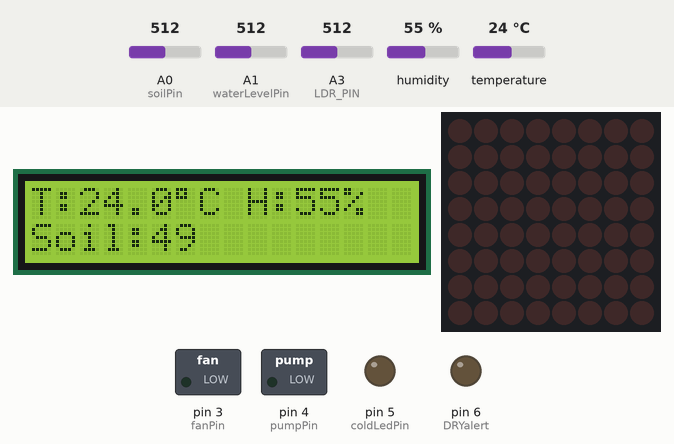
This sketch was run on a simulated Arduino Uno, built with avr-gcc and run on an emulated ATmega328P. On the bench: 16×2 character LCD, 8×8 LED matrix, switched loads named in the sketch (green lamp = pin HIGH), output pins drawn as LEDs (lit = HIGH). The test bench sets the inputs (shaded band); at power-on: A3 (LDR_PIN) = 512, temperature 24 °C, A0 (soilPin) = 512, A1 (waterLevelPin) = 512, humidity 55 %. What the sketch prints to the serial monitor is not drawn.

Above: at 3.2 s.
3.3 s: A3 (LDR_PIN) set to 490
At 9.8 s:
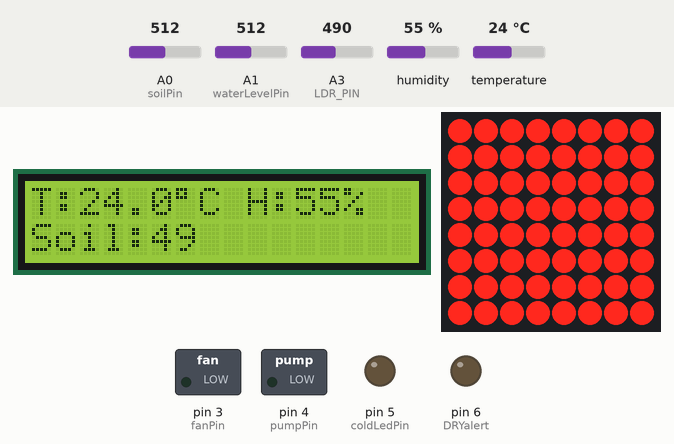
12.6 s: A3 (LDR_PIN) set to 710
At 16.8 s:
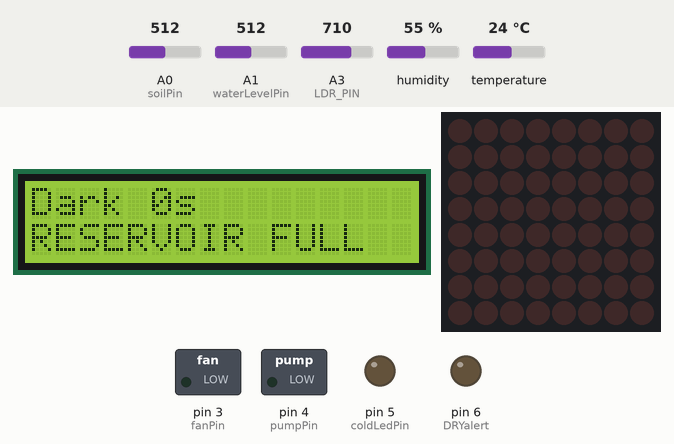
21.2 s: temperature set to 21 °C
At 22.5 s:
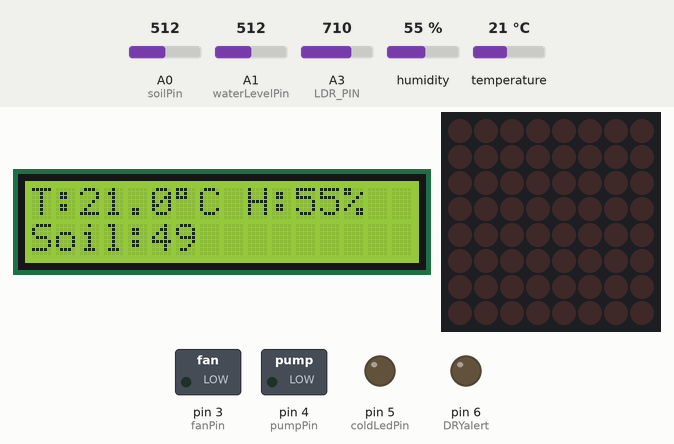
26.2 s: temperature set to 18 °C
At 31.7 s:
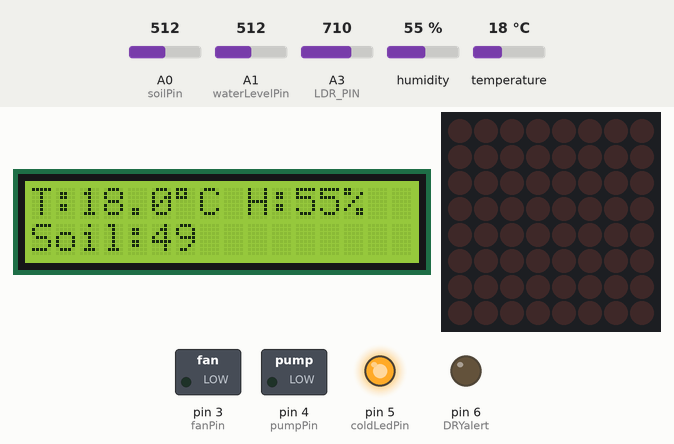
35.5 s: A0 (soilPin) set to 682
At 39.7 s:
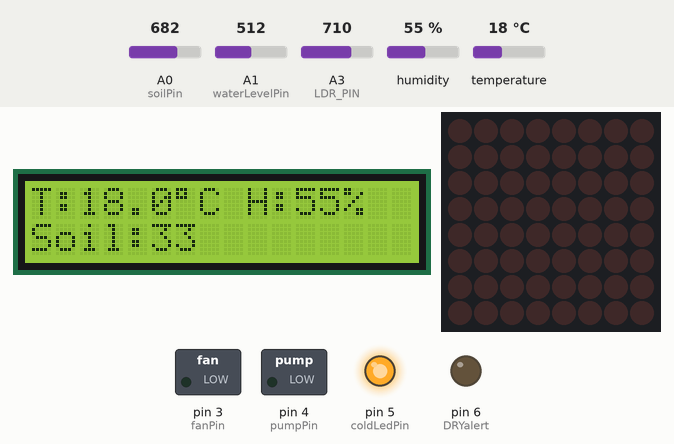
42.1 s: A0 (soilPin) set to 716
At 43.2 s:
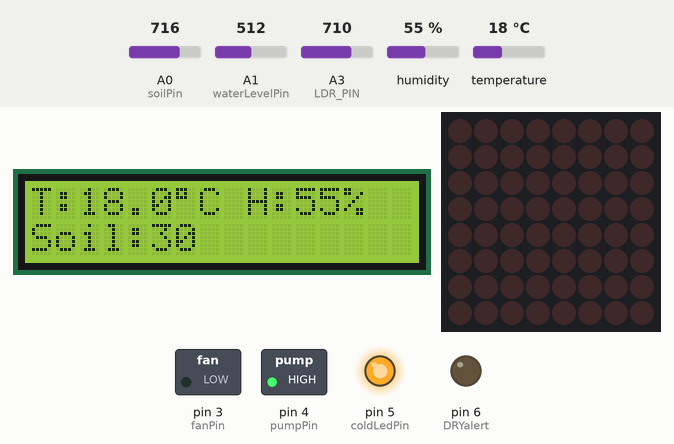
Timing chart, 0 to 45.1 s (numbered marks = the images above; inputs shaded):
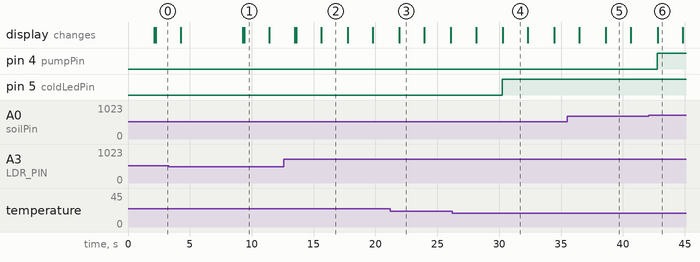

Measured:
- the behaviour switches between 500 and 499 on A3 (LDR_PIN) (found by bisection; images 0 and 1)
- the behaviour switches between 20 and 19 °C on temperature (found by bisection; images 3 and 4)
- the behaviour switches between 700 and 701 on A0 (soilPin) (found by bisection; images 5 and 6)
- after the input at 12.6 s, the display: changes after 0.86 s (image 2)
- after the input at 21.2 s, the display: changes after 0.73 s (image 3)
- after the input at 26.2 s, pin 5 (coldLedPin): LOW → HIGH after 4.1 s; the display: first differs from a run without the input after 4.1 s (image 4)
- after the input at 35.5 s, the display: first differs from a run without the input after 3.1 s (image 5)
- after the input at 42.1 s, pin 4 (pumpPin): LOW → HIGH after 0.67 s; the display: changes after 0.70 s (image 6)

The sketch:

SystemEntretienDePlante.ino
```cpp
#include <Wire.h>
#include <LiquidCrystal_I2C.h>
#include "DHT.h"
#include <LedControl.h>

// =============== LCD Setup ==================
LiquidCrystal_I2C lcd(0x27, 16, 2); // Adjust 0x27 if your LCD has another address

// =============== DHT11 Setup =================
#define DHTPIN 2    // DHT11 data pin (example: D2)
#define DHTTYPE DHT11
DHT dht(DHTPIN, DHTTYPE);

// =============== Moisture + Water Level Setup ==========
int soilPin = A0;
int waterLevelPin = A1;
int soilValue;
int waterLevelValue;
int pumpPin = 4;
int DRYalert = 6;

// =============== Light Sensor + LED Matrix Setup ========
LedControl lc = LedControl(11, 13, 12, 1);
int LDR_PIN = A3;
int ldrThreshold = 500;

// =============== Fan Control ============
int fanPin = 3;
int coldLedPin = 5;

// =============== Time Counters =============
unsigned long lightStartTime = 0;
unsigned long darkStartTime = 0;
bool isLight = false;
bool isDark = false;
unsigned long lightDuration = 0;
unsigned long darkDuration = 0;

void setup() {
  Serial.begin(9600);

  // LCD
  lcd.init();
  lcd.backlight();

  // DHT
  dht.begin();

  // Moisture/Water Level
  pinMode(pumpPin, OUTPUT);
  pinMode(DRYalert, OUTPUT);

  // Fan
  pinMode(fanPin, OUTPUT);
  pinMode(coldLedPin, OUTPUT);

  // LED Matrix
  lc.shutdown(0, false);
  lc.setIntensity(0, 10);
  lc.clearDisplay(0);

  lcd.setCursor(0, 0);
  lcd.print("System Starting..");
  delay(2000);
  lcd.clear();
}

void loop() {
  // ================== Read Sensors ==================
  soilValue = analogRead(soilPin);
  waterLevelValue = analogRead(waterLevelPin);
  int ldrValue = analogRead(LDR_PIN);

  float humidity = dht.readHumidity();
  float temperature = dht.readTemperature();

  // ================== Light/Dark Duration ============
  Serial.println(ldrValue);   // Only print LDR value

  if (ldrValue < ldrThreshold) {
    delay(3000);
    // Turn ON ALL LEDs (all rows + all columns)
    for (int row = 0; row < 8; row++) {
      lc.setRow(0, row, 0b11111111);  // Binary 255 = ALL LEDs in row ON
    }
  }
  else {
    lc.clearDisplay(0);  // Turn OFF ALL LEDs
  }
  delay(100);


  // ================== Pump Control ===================
  if (soilValue > 700 && waterLevelValue > 350) {
    digitalWrite(pumpPin, HIGH); // Water the plant
    digitalWrite(DRYalert,LOW);
  } else if (soilValue < 700) {
      digitalWrite(pumpPin, LOW);
      digitalWrite(DRYalert,LOW);
  } else if (soilValue > 700 && waterLevelValue < 350) {
    digitalWrite(pumpPin, LOW);
    digitalWrite(DRYalert,HIGH);
  }

  // ================== Fan Control ====================
  if (temperature > 25) {
    digitalWrite(fanPin, HIGH);
  } else {
    digitalWrite(fanPin, LOW);
  }

  if (temperature < 20) {
    digitalWrite(coldLedPin, HIGH);
  } else {
    digitalWrite(coldLedPin, LOW);
  }

  // ================== LED Matrix Control =============
  if (ldrValue < ldrThreshold) {
    for (int row = 0; row < 8; row++) {
      lc.setRow(0, row, 0b11111111);
    }
  } else {
    lc.clearDisplay(0);
  }

  // ================== LCD Display ====================
  lcd.clear();

  lcd.setCursor(0, 0);
  lcd.print("T:");
  lcd.print(temperature, 1);
  lcd.print((char)223); // Degree symbol
  lcd.print("C H:");
  lcd.print(humidity, 0);
  lcd.print("%");

  lcd.setCursor(0, 1);
  lcd.print("Soil:");
  lcd.print(map(soilValue, 1023, 0, 0, 100)); // Mapping soil moisture %

  delay(2000);

  lcd.clear();
  lcd.setCursor(0, 0);
  if (isLight) {
    lcd.print("Light ");
    lcd.print(lightDuration);
    lcd.print("s");
  } else {
    lcd.print("Dark ");
    lcd.print(darkDuration);
    lcd.print("s");
  }

  lcd.setCursor(0, 1);
  if (soilValue > 700 && waterLevelValue <= 350) {
    lcd.print("REFILL RESERVOIR");
  } else {
    lcd.print("RESERVOIR FULL");
  }

  delay(2000);
}
```
